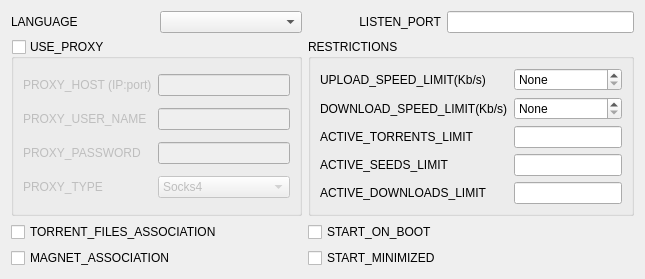
     <widget class="QWidget" name="tab_1">
      <attribute name="title">
       <string>TAB_TORRENT</string>
      </attribute>
      <layout class="QGridLayout" name="gridLayout_2">
       <item row="1" column="2" colspan="2">
        <widget class="QGroupBox" name="groupBox_2">
         <property name="title">
          <string>RESTRICTIONS</string>
         </property>
         <layout class="QGridLayout" name="gridLayout_3">
          <item row="0" column="0">
           <widget class="QLabel" name="label_6">
            <property name="whatsThis">
             <string>UPLOAD_SPEED_LIMIT_WIT</string>
            </property>
            <property name="text">
             <string>UPLOAD_SPEED_LIMIT(Kb/s)</string>
            </property>
           </widget>
          </item>
          <item row="3" column="0">
           <widget class="QLabel" name="label_15">
            <property name="whatsThis">
             <string>ACTIVE_TORRENTS_LIMIT_WIT</string>
            </property>
            <property name="text">
             <string>ACTIVE_TORRENTS_LIMIT</string>
            </property>
           </widget>
          </item>
          <item row="3" column="1">
           <widget class="QLineEdit" name="activeLimitEdit">
            <property name="whatsThis">
             <string>ACTIVE_TORRENTS_LIMIT</string>
            </property>
           </widget>
          </item>
          <item row="2" column="0">
           <widget class="QLabel" name="label_7">
            <property name="whatsThis">
             <string>DOWNLOAD_SPEED_LIMIT_WIT</string>
            </property>
            <property name="text">
             <string>DOWNLOAD_SPEED_LIMIT(Kb/s)</string>
            </property>
           </widget>
          </item>
          <item row="4" column="0">
           <widget class="QLabel" name="label_16">
            <property name="whatsThis">
             <string>ACTIVE_SEEDS_LIMIT_WIT</string>
            </property>
            <property name="text">
             <string>ACTIVE_SEEDS_LIMIT</string>
            </property>
           </widget>
          </item>
          <item row="4" column="1">
           <widget class="QLineEdit" name="activeSeedLimitEdit">
            <property name="whatsThis">
             <string>ACTIVE_SEEDS_LIMIT</string>
            </property>
           </widget>
          </item>
          <item row="5" column="0">
           <widget class="QLabel" name="label_17">
            <property name="whatsThis">
             <string>ACTIVE_DOWNLOADS_LIMIT_WIT</string>
            </property>
            <property name="text">
             <string>ACTIVE_DOWNLOADS_LIMIT</string>
            </property>
           </widget>
          </item>
          <item row="5" column="1">
           <widget class="QLineEdit" name="activeDownloadLimitEdit">
            <property name="whatsThis">
             <string>ACTIVE_DOWNLOADS_LIMIT</string>
            </property>
           </widget>
          </item>
          <item row="0" column="1">
           <widget class="QSpinBox" name="uploadLimitEdit">
            <property name="specialValueText">
             <string>None</string>
            </property>
            <property name="suffix">
             <string> Kb\s</string>
            </property>
            <property name="prefix">
             <string/>
            </property>
            <property name="maximum">
             <number>99999</number>
            </property>
           </widget>
          </item>
          <item row="2" column="1">
           <widget class="QSpinBox" name="downloadLimitEdit">
            <property name="specialValueText">
             <string>None</string>
            </property>
            <property name="suffix">
             <string> Kb\s</string>
            </property>
            <property name="prefix">
             <string/>
            </property>
            <property name="maximum">
             <number>99999</number>
            </property>
           </widget>
          </item>
         </layout>
        </widget>
       </item>
       <item row="1" column="0" colspan="2">
        <widget class="QGroupBox" name="proxyGroupBox">
         <property name="enabled">
          <bool>true</bool>
         </property>
         <property name="title">
          <string>USE_PROXY</string>
         </property>
         <property name="checkable">
          <bool>true</bool>
         </property>
         <property name="checked">
          <bool>false</bool>
         </property>
         <layout class="QGridLayout" name="gridLayout">
          <item row="3" column="0">
           <widget class="QLabel" name="label_5">
            <property name="whatsThis">
             <string>PROXY_TYPE_WIT</string>
            </property>
            <property name="text">
             <string>PROXY_TYPE</string>
            </property>
           </widget>
          </item>
          <item row="1" column="1">
           <widget class="QLineEdit" name="proxyUsernameEdit">
            <property name="whatsThis">
             <string>PROXY_USER_NAME_WIT</string>
            </property>
           </widget>
          </item>
          <item row="0" column="1">
           <widget class="QLineEdit" name="proxyHostEdit">
            <property name="whatsThis">
             <string>PROXY_HOST_WIT</string>
            </property>
           </widget>
          </item>
          <item row="1" column="0">
           <widget class="QLabel" name="label_3">
            <property name="whatsThis">
             <string>PROXY_USER_NAME_WIT</string>
            </property>
            <property name="text">
             <string>PROXY_USER_NAME</string>
            </property>
           </widget>
          </item>
          <item row="0" column="0">
           <widget class="QLabel" name="label_2">
            <property name="whatsThis">
             <string>PROXY_HOST_WIT</string>
            </property>
            <property name="text">
             <string>PROXY_HOST (IP:port)</string>
            </property>
           </widget>
          </item>
          <item row="2" column="1">
           <widget class="QLineEdit" name="proxyPwdEdit">
            <property name="whatsThis">
             <string>PROXY_PASSWORD</string>
            </property>
           </widget>
          </item>
          <item row="3" column="1">
           <widget class="QComboBox" name="proxyTypeComboBox">
            <property name="whatsThis">
             <string>PROXY_TYPE</string>
            </property>
            <item>
             <property name="text">
              <string>Socks4</string>
             </property>
            </item>
            <item>
             <property name="text">
              <string>Socks5</string>
             </property>
            </item>
            <item>
             <property name="text">
              <string>Socks5 с паролем</string>
             </property>
            </item>
            <item>
             <property name="text">
              <string>http</string>
             </property>
            </item>
            <item>
             <property name="text">
              <string>http с паролем</string>
             </property>
            </item>
            <item>
             <property name="text">
              <string>i2p</string>
             </property>
            </item>
           </widget>
          </item>
          <item row="2" column="0">
           <widget class="QLabel" name="label_4">
            <property name="whatsThis">
             <string>PROXY_PASSWORD_WIT</string>
            </property>
            <property name="text">
             <string>PROXY_PASSWORD</string>
            </property>
           </widget>
          </item>
         </layout>
        </widget>
       </item>
       <item row="0" column="2">
        <widget class="QLabel" name="label">
         <property name="layoutDirection">
          <enum>Qt::LeftToRight</enum>
         </property>
         <property name="autoFillBackground">
          <bool>false</bool>
         </property>
         <property name="text">
          <string>LISTEN_PORT</string>
         </property>
         <property name="alignment">
          <set>Qt::AlignRight|Qt::AlignTrailing|Qt::AlignVCenter</set>
         </property>
        </widget>
       </item>
       <item row="0" column="3">
        <widget class="QLineEdit" name="portEdit"/>
       </item>
       <item row="0" column="1">
        <widget class="QComboBox" name="localeComboBox"/>
       </item>
       <item row="2" column="2">
        <widget class="QCheckBox" name="runOnbootCheckBox">
         <property name="whatsThis">
          <string>START_ON_BOOT_WIT</string>
         </property>
         <property name="text">
          <string>START_ON_BOOT</string>
         </property>
        </widget>
       </item>
       <item row="3" column="0" colspan="2">
        <widget class="QCheckBox" name="magnetAssociationCheckBox">
         <property name="whatsThis">
          <string>MAGNET_ASSOCIATION_WIT</string>
         </property>
         <property name="text">
          <string>MAGNET_ASSOCIATION</string>
         </property>
        </widget>
       </item>
       <item row="3" column="2">
        <widget class="QCheckBox" name="startMinimizedCheckBox">
         <property name="whatsThis">
          <string>START_MINIMIZED_WIT</string>
         </property>
         <property name="text">
          <string>START_MINIMIZED</string>
         </property>
        </widget>
       </item>
       <item row="2" column="0" colspan="2">
        <widget class="QCheckBox" name="asociationCheckBox">
         <property name="whatsThis">
          <string>TORRENT_FILES_ASSOCIATION_WIT</string>
         </property>
         <property name="text">
          <string>TORRENT_FILES_ASSOCIATION</string>
         </property>
        </widget>
       </item>
       <item row="0" column="0">
        <widget class="QLabel" name="label_8">
         <property name="text">
          <string>LANGUAGE</string>
         </property>
        </widget>
       </item>
      </layout>
     </widget>
